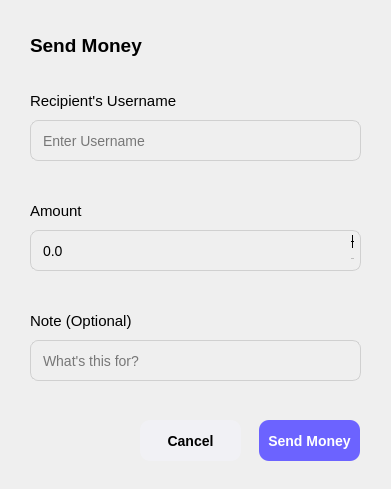
<?xml version="1.0" encoding="UTF-8"?>
<ui version="4.0">
 <class>SendMoneyFormClass</class>
 <widget class="QWidget" name="SendMoneyFormClass">
  <property name="geometry">
   <rect>
    <x>0</x>
    <y>0</y>
    <width>391</width>
    <height>489</height>
   </rect>
  </property>
  <property name="windowTitle">
   <string>SendMoneyForm</string>
  </property>
  <widget class="QLabel" name="label">
   <property name="geometry">
    <rect>
     <x>30</x>
     <y>30</y>
     <width>121</width>
     <height>31</height>
    </rect>
   </property>
   <property name="font">
    <font>
     <pointsize>14</pointsize>
     <bold>true</bold>
    </font>
   </property>
   <property name="text">
    <string>Send Money</string>
   </property>
  </widget>
  <widget class="QLabel" name="label_2">
   <property name="geometry">
    <rect>
     <x>30</x>
     <y>90</y>
     <width>331</width>
     <height>21</height>
    </rect>
   </property>
   <property name="font">
    <font>
     <pointsize>11</pointsize>
    </font>
   </property>
   <property name="styleSheet">
    <string notr="true"/>
   </property>
   <property name="text">
    <string>Recipient's Username</string>
   </property>
  </widget>
  <widget class="QLineEdit" name="lineEditUsername">
   <property name="geometry">
    <rect>
     <x>30</x>
     <y>120</y>
     <width>331</width>
     <height>41</height>
    </rect>
   </property>
   <property name="styleSheet">
    <string notr="true">QLineEdit {
    border: 1px solid #d0d0d0;
    border-radius: 8px;
    padding: 6px 10px;
    font-size: 14px;
    background: transparent;

}

QLineEdit:focus {
    border: 1px solid #7f8cff;
}</string>
   </property>
   <property name="placeholderText">
    <string>Enter Username</string>
   </property>
  </widget>
  <widget class="QLabel" name="label_3">
   <property name="geometry">
    <rect>
     <x>30</x>
     <y>200</y>
     <width>331</width>
     <height>21</height>
    </rect>
   </property>
   <property name="font">
    <font>
     <pointsize>11</pointsize>
    </font>
   </property>
   <property name="styleSheet">
    <string notr="true"/>
   </property>
   <property name="text">
    <string>Amount</string>
   </property>
  </widget>
  <widget class="QDoubleSpinBox" name="doubleSpinBoxAmount">
   <property name="geometry">
    <rect>
     <x>30</x>
     <y>230</y>
     <width>331</width>
     <height>41</height>
    </rect>
   </property>
   <property name="styleSheet">
    <string notr="true">QDoubleSpinBox {
    border: 1px solid #d0d0d0;
    border-radius: 8px;
    padding: 6px 10px;
    font-size: 14px;
    background: transparent;

}

QDoubleSpinBox:focus {
    border: 1px solid #7f8cff;
}</string>
   </property>
   <property name="wrapping">
    <bool>false</bool>
   </property>
   <property name="frame">
    <bool>true</bool>
   </property>
   <property name="buttonSymbols">
    <enum>QAbstractSpinBox::ButtonSymbols::PlusMinus</enum>
   </property>
   <property name="decimals">
    <number>1</number>
   </property>
   <property name="maximum">
    <double>100000.000000000000000</double>
   </property>
   <property name="singleStep">
    <double>10.000000000000000</double>
   </property>
   <property name="stepType">
    <enum>QAbstractSpinBox::StepType::DefaultStepType</enum>
   </property>
  </widget>
  <widget class="QLabel" name="label_4">
   <property name="geometry">
    <rect>
     <x>30</x>
     <y>310</y>
     <width>331</width>
     <height>21</height>
    </rect>
   </property>
   <property name="font">
    <font>
     <pointsize>11</pointsize>
    </font>
   </property>
   <property name="styleSheet">
    <string notr="true"/>
   </property>
   <property name="text">
    <string>Note (Optional)</string>
   </property>
  </widget>
  <widget class="QLineEdit" name="lineEditNote">
   <property name="geometry">
    <rect>
     <x>30</x>
     <y>340</y>
     <width>331</width>
     <height>41</height>
    </rect>
   </property>
   <property name="styleSheet">
    <string notr="true">QLineEdit {
    border: 1px solid #d0d0d0;
    border-radius: 8px;
    padding: 6px 10px;
    font-size: 14px;
    background: transparent;

}

QLineEdit:focus {
    border: 1px solid #7f8cff;
}</string>
   </property>
   <property name="placeholderText">
    <string>What's this for?</string>
   </property>
  </widget>
  <widget class="QPushButton" name="btnSend">
   <property name="geometry">
    <rect>
     <x>259</x>
     <y>420</y>
     <width>101</width>
     <height>41</height>
    </rect>
   </property>
   <property name="font">
    <font>
     <pointsize>-1</pointsize>
     <bold>true</bold>
    </font>
   </property>
   <property name="cursor">
    <cursorShape>PointingHandCursor</cursorShape>
   </property>
   <property name="styleSheet">
    <string notr="true">QPushButton {
    border-radius: 10px;
    font-size: 14px;
}

QPushButton:enabled {
    background-color: #6C63FF;
    color: white;
    border: none;
}

QPushButton:hover {
    background-color: #5a55d3;
}

QPushButton:pressed {
    background-color: #4a46b2;
}</string>
   </property>
   <property name="text">
    <string>Send Money</string>
   </property>
  </widget>
  <widget class="QPushButton" name="btnCancel">
   <property name="geometry">
    <rect>
     <x>140</x>
     <y>420</y>
     <width>101</width>
     <height>41</height>
    </rect>
   </property>
   <property name="font">
    <font>
     <pointsize>-1</pointsize>
     <bold>true</bold>
    </font>
   </property>
   <property name="cursor">
    <cursorShape>PointingHandCursor</cursorShape>
   </property>
   <property name="styleSheet">
    <string notr="true">QPushButton {
    background-color: #f1f1f5;
    color: #000000;
    border: none;
    border-radius: 10px;
    font-size: 14px;
}

QPushButton:hover {
    background-color: #b1b1b1;
}

QPushButton:pressed {
    background-color: #a1a1a1;
}</string>
   </property>
   <property name="text">
    <string>Cancel</string>
   </property>
  </widget>
 </widget>
 <layoutdefault spacing="6" margin="11"/>
 <resources/>
 <connections/>
</ui>
